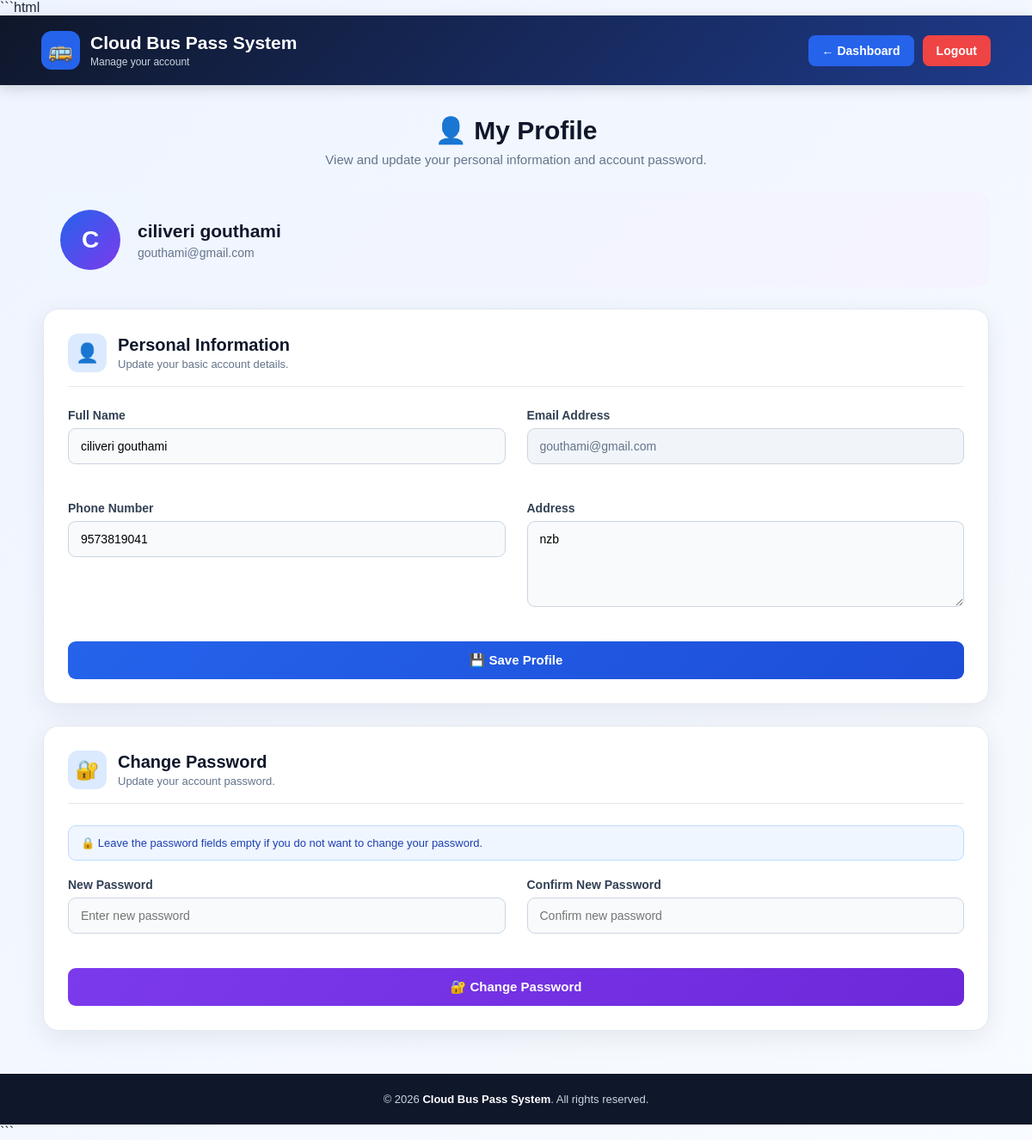
The app's page /profile (signed in) with its own data.
### app.py (models this page shows)
class User(db.Model):
    id = db.Column(
        db.Integer,
        primary_key=True
    )
    name = db.Column(
        db.String(100),
        nullable=False
    )
    email = db.Column(
        db.String(100),
        unique=True,
        nullable=False
    )
    phone = db.Column(
        db.String(15),
        nullable=False
    )
    password = db.Column(
        db.String(100),
        nullable=False
    )
    address = db.Column(
        db.String(200),
        nullable=False
    )

### app.py (the view, shortened to what this page needs)
@app.route(
    "/profile",
    methods=["GET", "POST"]
)
def profile():
    if "user_id" not in session:
        return redirect(
            url_for("login")
        )
    user = User.query.get(
        session["user_id"]
    )
    if user is None:
        session.clear()
        return redirect(
            url_for("login")
        )
    return render_template(
        "profile.html",
        user=user
    )

### templates/profile.html (shortened to what this page needs)
<!DOCTYPE html>
<html lang="en">
<head>
</head>
<body>
    <header class="top-header">
        <div class="header-container">
            <div class="logo-section">
                <div class="logo-icon">
                    🚌
                </div>
                <div class="logo-text">
                    <h1>Cloud Bus Pass System</h1>
                    <p>Manage your account</p>
                </div>
            </div>
            <div class="header-actions">
                <a
                    href="{{ url_for('dashboard') }}"
                    class="back-btn"
                >
                    ← Dashboard
                </a>
                <a
                    href="{{ url_for('logout') }}"
                    class="logout-btn"
                >
                    Logout
                </a>
            </div>
        </div>
    </header>
    <main class="profile-container">
        <div class="page-heading">
            <h2>👤 My Profile</h2>
            <p>
                View and update your personal information
                and account password.
            </p>
        </div>
        <div class="profile-summary">
            <div class="avatar">
                {{ user.name[0]|upper }}
            </div>
            <div class="summary-info">
                <h3>
                    {{ user.name }}
                </h3>
                <p>
                    {{ user.email }}
                </p>
            </div>
        </div>
        <div class="profile-grid">
            <div class="profile-card full-width">
                <div class="card-header">
                    <div class="card-icon">
                        👤
                    </div>
                    <div>
                        <h3>Personal Information</h3>
                        <p>
                            Update your basic account details.
                        </p>
                    </div>
                </div>
                <form
                    action="{{ url_for('profile') }}"
                    method="POST"
                >
                    <div class="profile-grid">
                        <div class="form-group">
                            <label for="name">
                                Full Name
                            </label>
                            <input
                                type="text"
                                id="name"
                                name="name"
                                value="{{ user.name }}"
                                placeholder="Enter your full name"
                                required
                            >
                        </div>
                        <div class="form-group">
                            <label for="email">
                                Email Address
                            </label>
                            <input
                                type="email"
                                id="email"
                                name="email"
                                value="{{ user.email }}"
                                readonly
                            >
                        </div>
                        <div class="form-group">
                            <label for="phone">
                                Phone Number
                            </label>
                            <input
                                type="tel"
                                id="phone"
                                name="phone"
                                value="{{ user.phone }}"
                                placeholder="Enter 10-digit phone number"
                                maxlength="10"
                                pattern="[0-9]{10}"
                                required
                            >
                        </div>
                        <div class="form-group">
                            <label for="address">
                                Address
                            </label>
                            <textarea
                                id="address"
                                name="address"
                                placeholder="Enter your address"
                                required
                            >{{ user.address }}</textarea>
                        </div>
                    </div>
                    <div class="button-container">
                        <button
                            type="submit"
                            class="save-btn"
                        >
                            💾 Save Profile
                        </button>
                    </div>
                </form>
            </div>
            <div class="profile-card full-width">
                <div class="card-header">
                    <div class="card-icon">
                        🔐
                    </div>
                    <div>
                        <h3>Change Password</h3>
                        <p>
                            Update your account password.
                        </p>
                    </div>
                </div>
                <div class="password-note">
                    🔒 Leave the password fields empty if
                    you do not want to change your password.
                </div>
                <form
                    action="{{ url_for('profile') }}"
                    method="POST"
                >
                    <div class="profile-grid">
                        <div class="form-group">
                            <label for="new_password">
                                New Password
                            </label>
                            <input
                                type="password"
                                id="new_password"
                                name="new_password"
                                placeholder="Enter new password"
                                minlength="6"
                            >
                        </div>
                        <div class="form-group">
                            <label for="confirm_password">
                                Confirm New Password
                            </label>
                            <input
                                type="password"
                                id="confirm_password"
                                name="confirm_password"
                                placeholder="Confirm new password"
                                minlength="6"
                            >
                        </div>
                    </div>
                    <div class="button-container">
                        <button
                            type="submit"
                            class="save-btn password-btn"
                        >
                            🔐 Change Password
                        </button>
                    </div>
                </form>
            </div>
        </div>
    </main>
    <footer>
        <p>
            © 2026
            <strong>Cloud Bus Pass System</strong>.
            All rights reserved.
        </p>
    </footer>
</body>
</html>

### templates/profile.html (style rules this page uses)
* { box-sizing: border-box; margin: 0; padding: 0; }
body { font-family: Arial, Helvetica, sans-serif; background: linear-gradient(135deg, #eef4ff, #f8fbff); color: #1f2937; min-height: 100vh; }
.top-header { background: linear-gradient(135deg, #0f172a, #1e3a8a); color: white; padding: 18px 0; box-shadow: 0 4px 15px rgba(0, 0, 0, 0.15); }
.header-container { width: 92%; max-width: 1200px; margin: auto; display: flex; align-items: center; justify-content: space-between; gap: 20px; }
.logo-section { display: flex; align-items: center; gap: 12px; }
.logo-icon { width: 45px; height: 45px; display: flex; align-items: center; justify-content: center; background: #2563eb; border-radius: 12px; font-size: 24px; }
.logo-text h1 { font-size: 21px; margin-bottom: 3px; }
.logo-text p { font-size: 12px; color: #cbd5e1; }
.header-actions { display: flex; align-items: center; gap: 10px; }
.back-btn, .logout-btn { text-decoration: none; padding: 10px 16px; border-radius: 8px; font-size: 14px; font-weight: bold; transition: 0.3s; }
.back-btn { background: #2563eb; color: white; }
.logout-btn { background: #ef4444; color: white; }
.profile-container { width: 92%; max-width: 1100px; margin: 35px auto 50px; }
.page-heading { text-align: center; margin-bottom: 30px; }
.page-heading h2 { font-size: 30px; color: #0f172a; margin-bottom: 8px; }
.page-heading p { color: #64748b; font-size: 15px; }
.profile-grid { display: grid; grid-template-columns: 1fr 1fr; gap: 25px; }
.profile-card { background: white; border-radius: 18px; padding: 28px; box-shadow: 0 8px 30px rgba(15, 23, 42, 0.08); border: 1px solid #e2e8f0; }
.profile-card.full-width { grid-column: 1 / -1; }
.card-header { display: flex; align-items: center; gap: 13px; margin-bottom: 25px; padding-bottom: 16px; border-bottom: 1px solid #e2e8f0; }
.card-icon { width: 45px; height: 45px; display: flex; align-items: center; justify-content: center; background: #dbeafe; color: #1d4ed8; border-radius: 12px; font-size: 22px; }
.card-header h3 { color: #0f172a; font-size: 20px; }
.card-header p { color: #64748b; font-size: 13px; margin-top: 3px; }
.form-group { margin-bottom: 18px; }
.form-group label { display: block; font-size: 14px; font-weight: bold; color: #334155; margin-bottom: 7px; }
.form-group input, .form-group textarea { width: 100%; padding: 12px 14px; border: 1px solid #cbd5e1; border-radius: 9px; font-size: 14px; font-family: inherit; outline: none; transition: 0.3s; background: #f8fafc; }
.form-group input[readonly] { background: #f1f5f9; color: #64748b; cursor: not-allowed; }
.form-group textarea { min-height: 100px; resize: vertical; }
.password-note { background: #eff6ff; border: 1px solid #bfdbfe; color: #1e40af; padding: 12px 14px; border-radius: 9px; font-size: 13px; margin-bottom: 20px; }
.button-container { margin-top: 22px; }
.save-btn { width: 100%; border: none; border-radius: 9px; padding: 13px 20px; background: linear-gradient( 135deg, #2563eb, #1d4ed8 ); color: white; font-size: 15px; font-weight: bold; cursor: pointer; transition: 0.3s; }
.password-btn { background: linear-gradient( 135deg, #7c3aed, #6d28d9 ); }
.profile-summary { display: flex; align-items: center; gap: 20px; background: linear-gradient( 135deg, #eff6ff, #f5f3ff ); border-radius: 14px; padding: 20px; margin-bottom: 25px; }
.avatar { width: 70px; height: 70px; min-width: 70px; display: flex; align-items: center; justify-content: center; border-radius: 50%; background: linear-gradient( 135deg, #2563eb, #7c3aed ); color: white; font-size: 28px; font-weight: bold; }
.summary-info h3 { font-size: 21px; color: #0f172a; margin-bottom: 5px; }
.summary-info p { font-size: 14px; color: #64748b; }
footer { background: #0f172a; color: #cbd5e1; text-align: center; padding: 22px 15px; font-size: 13px; }
footer strong { color: white; }

### records on screen
User: name "C", name "ciliveri gouthami", email "gouthami@gmail.com", phone "9573819041", address "nzb"
